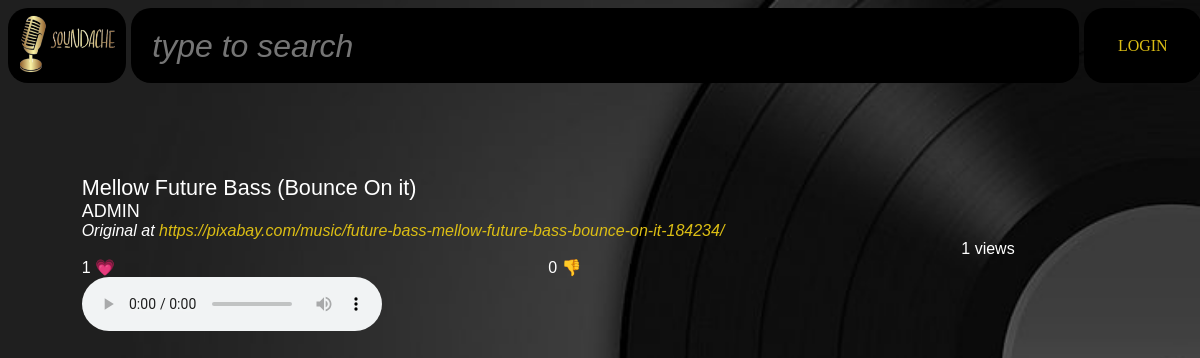
Page /playback?watch=5870386704304953092.6079734967999543097 on the committed database.
### main.py (models this page shows)
class Music(db.Model):
    id: Mapped[int] = mapped_column(Integer, primary_key=True)
    artistId: Mapped[int] = mapped_column(ForeignKey(User.id), primary_key=True)
    name: Mapped[str] = mapped_column(String, nullable=False)
    link: Mapped[str] = mapped_column(String, nullable=False)
    views: Mapped[int] = mapped_column(Integer, default=0)
    likes: Mapped[int] = mapped_column(Integer, default=0)
    dislikes: Mapped[int] = mapped_column(Integer, default=0)
    derivativeOf: Mapped[str] = mapped_column(String, nullable=True)

class User(db.Model):
    __tablename__ = "user"
    id: Mapped[int] = mapped_column(Integer, primary_key=True)
    email: Mapped[str] = mapped_column(String, nullable=False)
    passwordHash: Mapped[str] = mapped_column(String, nullable=False)
    likes: Mapped[list] = mapped_column(MutableList.as_mutable(PickleType), default=[])
    dislikes: Mapped[list] = mapped_column(MutableList.as_mutable(PickleType), default=[])

### main.py (the view, shortened to what this page needs)
@app.route("/playback")
def playback():
    try:
        artist_id, song_id = request.args.get('watch').split('.')
    except:
        return jsonify(error="Malformed or non-existent (required) query 'watch'"), 400
    action = request.args.get('action')
    song = db.session.execute(db.select(Music)\
                              .where(Music.id == song_id and Music.artistId == artist_id)
                            ).fetchone()[0]
    artist = db.session.execute(db.select(User.email).where(User.id == artist_id)).scalar_one_or_none()
    if not song:
        return jsonify(error="No such song!"), 404
    if session.get('email'):
        song.views += 1
        db.session.commit()
    song_is_None = song is None or artist is None
    return render_template("playback.html", song=(artist, song), error=song_is_None, session=session), \
         404 if song_is_None else 200

### templates/playback.html (shortened to what this page needs)
{% extends "base.html" %}
{% block content %}
    {% if error %}
        No such song exists!
    {% else %}
        <div id="player">
            <span id="title">{{song[1].name}}</span>
            <span id="artistName">{{song[0].split('@')[0]}}</span>
            {% if song[1].derivativeOf %}
            <span id="derivative-of">
                Original at <a href="{{song[1].derivativeOf}}">{{song[1].derivativeOf}}</a>
            </span>
            {% endif %}
            <span id="views">{{song[1].views}} views</span>
            {% if session.get('email') %}
                <button id="like"    onclick="like()"   >{{song[1].likes}}    &#128151;</button>
                <button id="dislike" onclick="dislike()">{{song[1].dislikes}} &#128078;</button>
                <script>
                    const like_btn = document.getElementById('like');
                    const dislike_btn = document.getElementById('dislike');
                    const action_link = "/playback?watch={{song[1].artistId}}.{{song[1].id}}&action=";
                    function like() {
                        fetch(action_link + 'like').then(updateLikeCounts);
                        like_btn.setAttribute('disabled', true);
                        dislike_btn.removeAttribute('disabled');
                    }
                    function dislike() {
                        fetch(action_link + 'dislike').then(updateLikeCounts);
                        dislike_btn.setAttribute('disabled', true);
                        like_btn.removeAttribute('disabled');
                    }
                    async function updateLikeCounts(response) {
                        if (response.status == 200) {
                            let json = await response.json();
                            like_btn.innerText    =    `${json.likes} \u{1f497}`;
                            dislike_btn.innerText = `${json.dislikes} \u{1f44e}`;
                        }
                    }
                </script>
            {% else %}
                <span id="like"   >{{song[1].likes}}    &#128151;</span>
                <span id="dislike">{{song[1].dislikes}} &#128078;</span>
            {% endif %}
            <audio controls autoplay id="audio-control">
                <source src="{{song[1].link}}/music">
            </audio>
        </div>
    {% endif %}
{% endblock %}

### static/style.css (style rules this page uses)
body { background-image: url("background-image.jpg"); background-repeat: no-repeat; background-size:cover; color: white; }
a { color:rgb(220, 190, 20); text-decoration: none; }
#player { display: grid; width: 90%; grid-template-areas:'thumbnail thumbnail' 'title title' 'artistName artistName' 'derivative-of derivative-of' 'views views' 'like dislike' 'audio-control audio-control'; }
#title { grid-area: title; font-size: larger; }
#artistName { grid-area: artistName; font-size: large; }
#views { grid-area: views; font-size: medium; text-align: right; }
#derivative-of { grid-area: derivative-of; font-size: medium; font-style: italic; }
#audio-control { grid-area: audio-control; }
#like { grid-area: like; font-size: medium; background-color: rgba(0, 0, 0, 0); color: white; outline:none;border: none; }
#dislike { grid-area: dislike; font-size: medium; background-color: rgba(0, 0, 0, 0); color: white; outline:none;border: none; }

### rows in the picture
Music: name "Mellow Future Bass (Bounce On it)", derivativeOf "https://pixabay.com/music/future-bass-mellow-future-bass-bounce-on-it-184234/", views "1", likes "1", dislikes "0"
User: email "ADMIN"
